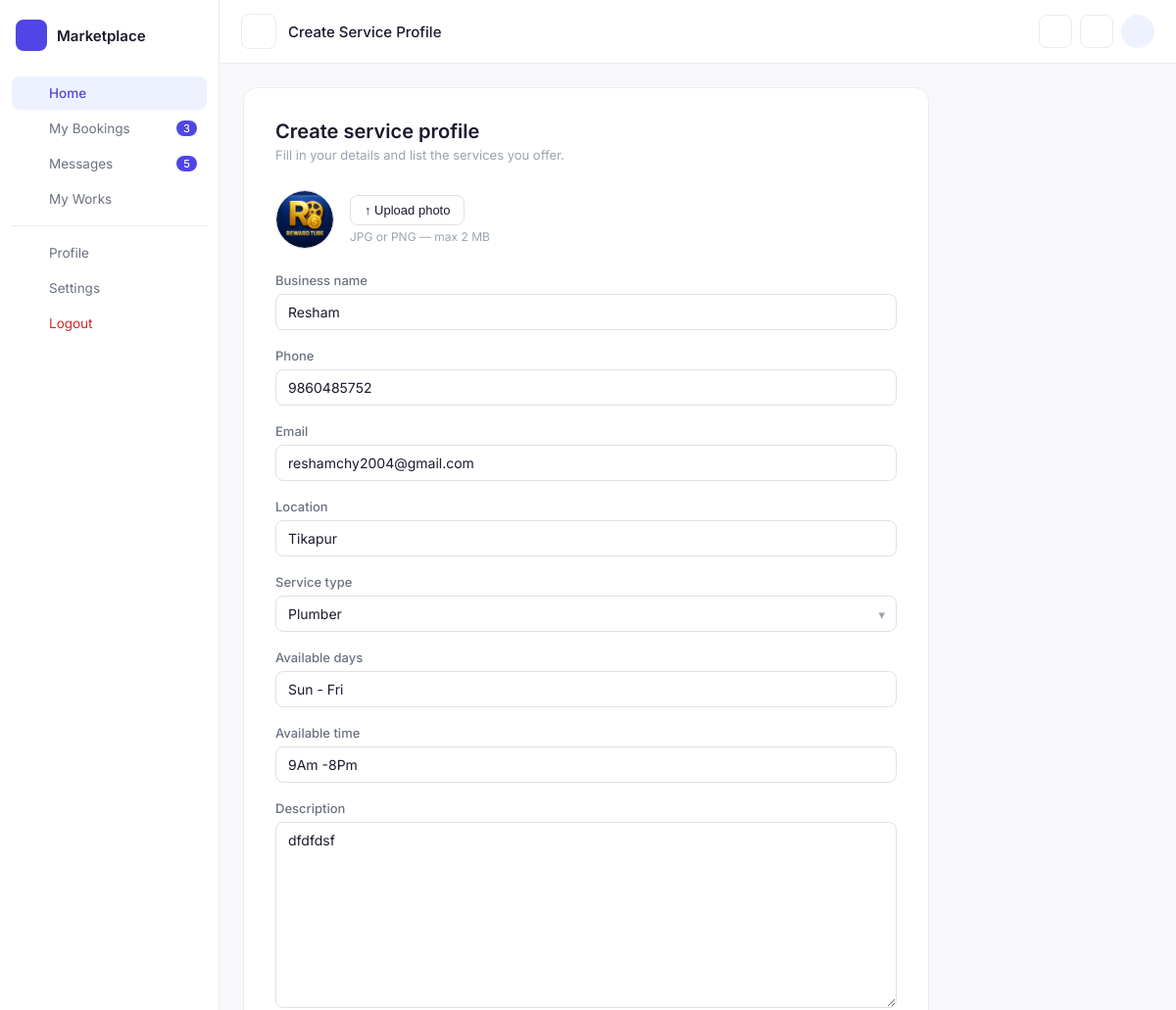
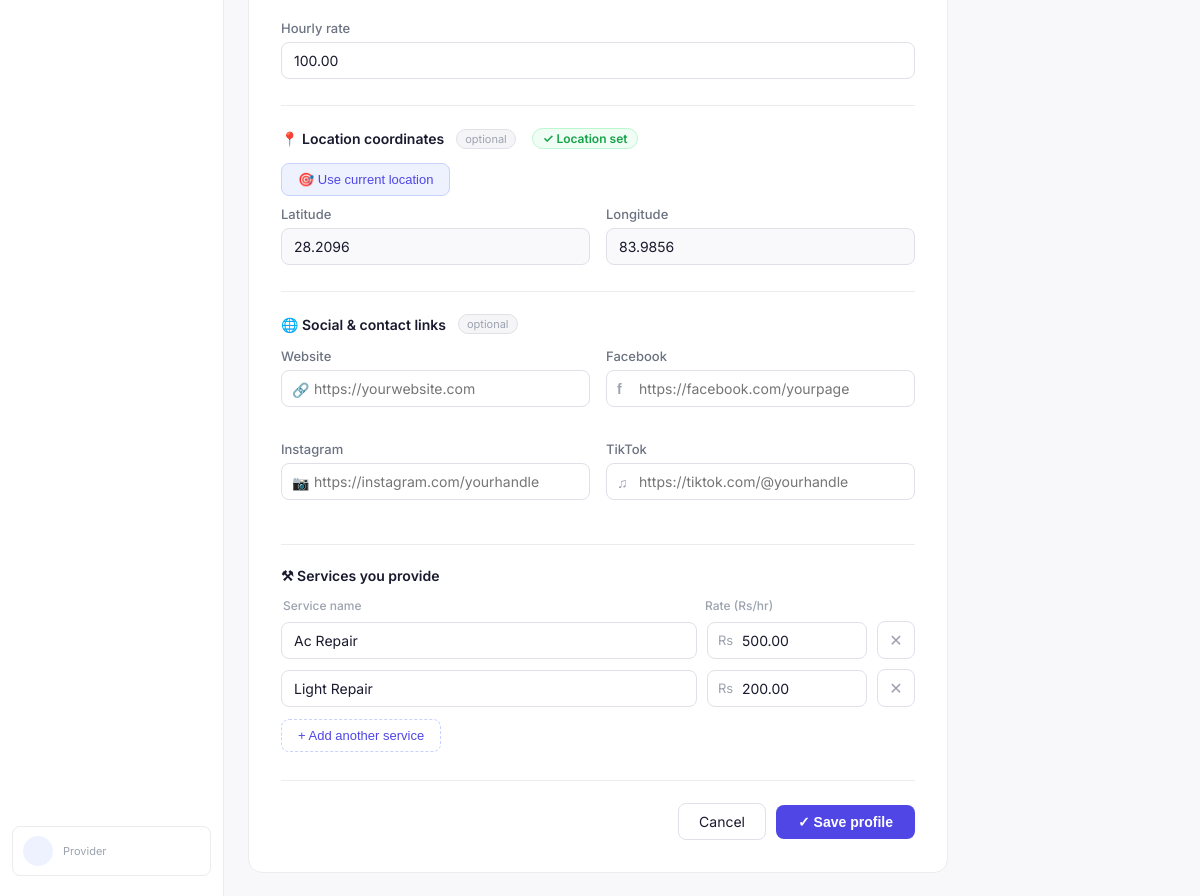
Screenshot of /providers/create-profile/ (signed in) with the database file from the repository (2 pictures, top to bottom).
### providers/models.py (models this page shows, shortened)
class ServiceProfile(models.Model):
    SERVICE_CHOICES = [
        ("none", "None"),
        ("electrician", "Electrician"),
        ("plumber", "Plumber"),
        ("carpenter", "Carpenter"),
        ("cleaning", "Cleaning"),
        ("painter", "Painter"),
        ("mechanic", "Mechanic"),
    ]
    user = models.OneToOneField(User, on_delete=models.CASCADE)
    profile_image = models.ImageField(upload_to="profiles/", blank=True, null=True)
    business_name = models.CharField(max_length=255)
    phone = models.CharField(max_length=20)
    email = models.EmailField()
    location = models.CharField(max_length=255)
    available_days = models.CharField(max_length=255)
    available_time = models.CharField(max_length=255)
    description = models.TextField()
    hourly_rate = models.DecimalField(max_digits=10, decimal_places=2)
    service_type = models.CharField(max_length=50,choices=SERVICE_CHOICES,default="none")
    latitude = models.FloatField(max_length=255, blank=True, null=True)
    longitude = models.FloatField(max_length=255, blank=True, null=True)
    average_rating = models.DecimalField(max_digits=3, decimal_places=1, default=0.0)
    review_count = models.PositiveIntegerField(default=0)
    website = models.URLField(blank=True, null=True)
    facebook = models.URLField(blank=True, null=True)
    instagram = models.URLField(blank=True, null=True)
    tiktok = models.URLField(blank=True, null=True)
    is_shop = models.BooleanField(default=False)
    is_approved = models.BooleanField(default=False)
    is_active = models.BooleanField(default=True)
    created_at = models.DateTimeField(auto_now_add=True)

class ServiceItem(models.Model):
    profile = models.ForeignKey(ServiceProfile, on_delete=models.CASCADE, related_name="services")
    service_name = models.CharField(max_length=255)
    rate = models.DecimalField(max_digits=10, decimal_places=2)

### providers/views.py (the view)
# urls.py: path("create-profile/", create_service_profile, name="provider_profile"),
@login_required
def create_service_profile(request):
    profile = ServiceProfile.objects.filter(user=request.user).first()
    if request.method == "POST":
        profile_form = ServiceProfileForm(request.POST, request.FILES, instance=profile)
        if profile_form.is_valid():
            profile_obj = profile_form.save(commit=False)
            profile_obj.user = request.user
            profile_obj.save()
            service_names = request.POST.getlist("service_name")
            service_rates = request.POST.getlist("rate")
            profile_obj.services.all().delete()
            for name, rate in zip(service_names, service_rates):
                name = name.strip()
                rate = rate.strip()
                if name and rate:
                    try:
                        profile_obj.services.create(
                            service_name=name,
                            rate=float(rate)
                        )
                    except (ValueError, TypeError):
                        pass
            return redirect("provider_dashboard")
    else:
        profile_form = ServiceProfileForm(instance=profile)
    return render(request, "create_profile.html", {"form": profile_form})

### providers/templates/create_profile.html (shortened to what this page needs)
{% extends "base/base.html" %}
{% block title %}Create Service Profile{% endblock %}
{% block content %}
<div class="sp-wrap">
<div class="sp-card">
    <div class="sp-card-title">Create service profile</div>
    <div class="sp-card-sub">Fill in your details and list the services you offer.</div>
    <form method="POST" enctype="multipart/form-data" id="profileForm">
        <div class="sp-photo-row">
            <div class="sp-avatar-circle" id="avatarCircle" onclick="document.getElementById('photoInput').click()">
                {% if form.instance.profile_image %}
                    <img id="avatarPreview" src="{{ form.instance.profile_image.url }}" alt="Profile photo" style="display:block">
                {% else %}
                    <img id="avatarPreview" alt="">
                    <span id="avatarIcon">&#128100;</span>
                {% endif %}
            </div>
            <div>
                <button type="button" class="btn-upload" onclick="document.getElementById('photoInput').click()">
                    &#8593; Upload photo
                </button>
                <div class="sp-upload-hint">JPG or PNG &mdash; max 2 MB</div>
            </div>
        </div>
        {% for field in form %}
            {% if field.name != 'profile_image' and field.name != 'website' and field.name != 'facebook' and field.name != 'instagram' and field.name != 'tiktok' and field.name != 'latitude' and field.name != 'longitude' %}
                <div class="sp-field">
                    <label for="{{ field.id_for_label }}">{{ field.label }}</label>
                    {% if field.name == 'service_type' %}
                        <div class="sp-select-wrap">{{ field }}</div>
                    {% else %}
                        {{ field }}
                    {% endif %}
                </div>
            {% endif %}
        {% endfor %}
        <div class="sp-divider"></div>
        <div class="sp-section-title">
            &#128205; Location coordinates
            <span class="badge-opt">optional</span>
            <span class="coord-status" id="coordStatus"></span>
        </div>
        <button type="button" class="btn-pick-location" id="btnPickLocation" onclick="pickCurrentLocation()">
            &#127919; Use current location
        </button>
        <div class="coord-row">
            <div>
                <label for="{{ form.latitude.id_for_label }}">Latitude</label>
                {{ form.latitude }}
            </div>
            <div>
                <label for="{{ form.longitude.id_for_label }}">Longitude</label>
                {{ form.longitude }}
            </div>
        </div>
        <div class="sp-divider"></div>
        <div class="sp-section-title">
            &#127760; Social &amp; contact links
            <span class="badge-opt">optional</span>
        </div>
        <div class="social-row">
            <div class="sp-field">
                <label for="{{ form.website.id_for_label }}">Website</label>
                <div class="social-icon-wrap">
                    <span class="s-icon">&#128279;</span>
                    {{ form.website }}
                </div>
            </div>
            <div class="sp-field">
                <label for="{{ form.facebook.id_for_label }}">Facebook</label>
                <div class="social-icon-wrap">
                    <span class="s-icon" style="font-weight:700;font-family:sans-serif">f</span>
                    {{ form.facebook }}
                </div>
            </div>
            <div class="sp-field">
                <label for="{{ form.instagram.id_for_label }}">Instagram</label>
                <div class="social-icon-wrap">
                    <span class="s-icon">&#128247;</span>
                    {{ form.instagram }}
                </div>
            </div>
            <div class="sp-field">
                <label for="{{ form.tiktok.id_for_label }}">TikTok</label>
                <div class="social-icon-wrap">
                    <span class="s-icon">&#9835;</span>
                    {{ form.tiktok }}
                </div>
            </div>
        </div>
        <div class="sp-divider"></div>
        <div class="sp-section-title">&#9874; Services you provide</div>
        <div class="sp-col-heads">
            <span>Service name</span>
            <span>Rate (Rs/hr)</span>
            <span></span>
        </div>
        <div id="service-container">
            {% if form.instance.pk %}
                {% for service in form.instance.services.all %}
                <div class="service-row">
                    <input type="text" name="service_name" value="{{ service.service_name }}" placeholder="e.g. Web development" autocomplete="off">
                    <div class="rate-wrap">
                        <span class="rate-prefix">Rs</span>
                        <input type="number" name="rate" value="{{ service.rate }}" placeholder="500" min="0">
                    </div>
                    <button type="button" class="btn-remove" onclick="removeRow(this)" title="Remove" aria-label="Remove">&#10005;</button>
                </div>
                {% endfor %}
            {% endif %}
        </div>
        <button type="button" class="btn-add-service" onclick="addService()">
            &#43; Add another service
        </button>
        <div class="sp-footer">
            <a href="{% url 'provider_dashboard' %}" class="btn-cancel">Cancel</a>
            <button type="submit" class="btn-save">&#10003; Save profile</button>
        </div>
    </form>
</div>
</div>
{% endblock %}

### providers/templates/base/base.html (style rules this page uses)
*, *::before, *::after { margin: 0; padding: 0; box-sizing: border-box; }
body { font-family: 'Inter', Arial, sans-serif; background: #f8f8fb; color: #1a1a2e; display: flex; height: 100vh; overflow: hidden; }

### rows the page displays
ServiceProfile: instance.profile_image (picture), form "Resham" "9860485752" "reshamchy2004@gmail.com" "Tikapur" "Sun - Fri" "9Am -8Pm" "dfdfdsf" "100.00", form "Plumber", latitude "28.2096", longitude "83.9856"
ServiceItem: service_name "Ac Repair", rate "500.00"
ServiceItem: service_name "Light Repair", rate "200.00"

### other values shown
{{ field.label }} "Business name" "Phone" "Email" "Location" "Service type" "Available days" "Available time" "Description" "Hourly rate"
